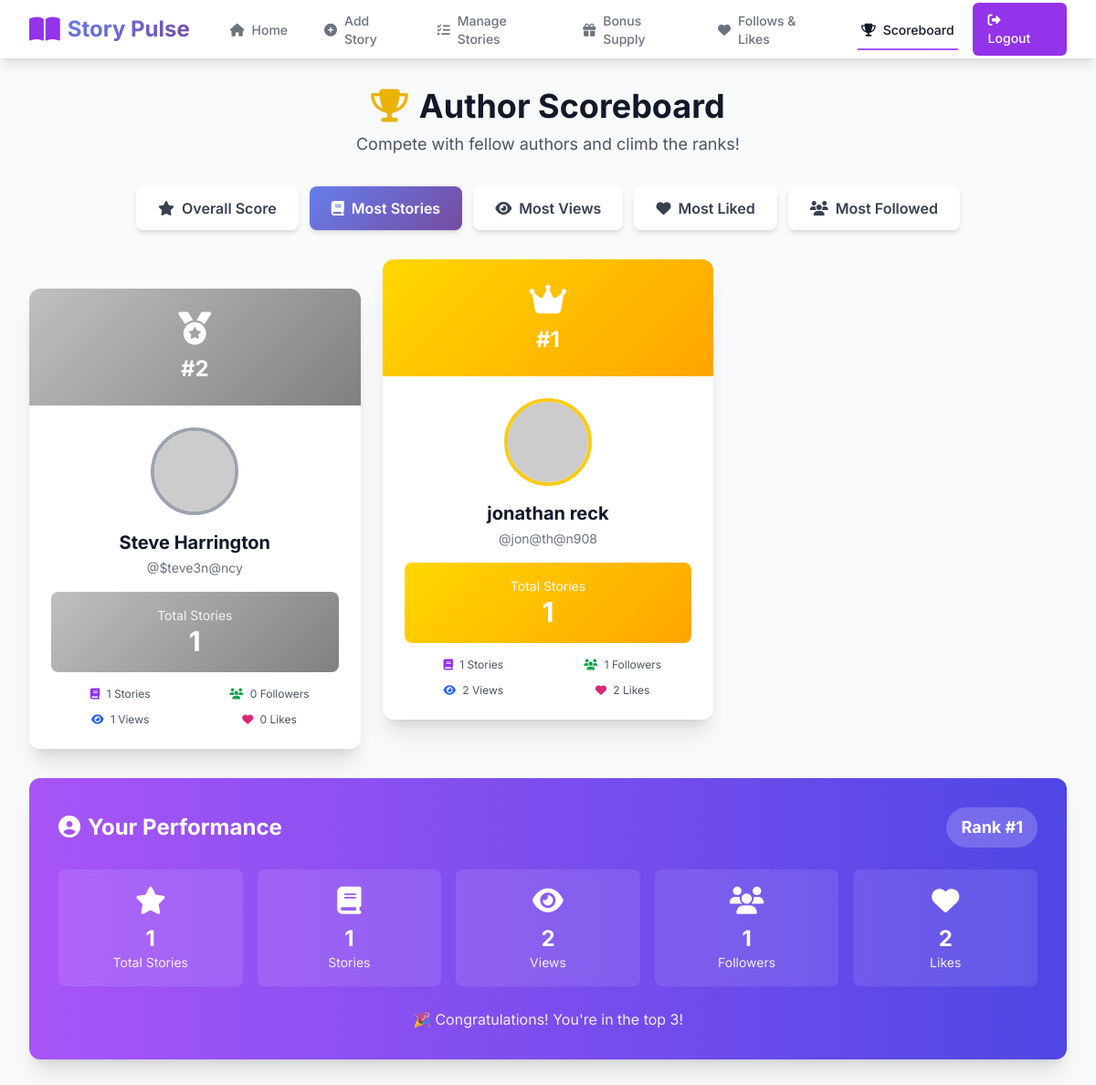
The app's page /author/scoreboard.php?category=stories (signed in) with its own data.
### tables this page shows
CREATE TABLE `users` (
  `user_id` int(11) NOT NULL,
  `user_name` varchar(50) NOT NULL,
  `password` varchar(100) NOT NULL,
  `first_name` varchar(50) NOT NULL,
  `last_name` varchar(50) DEFAULT NULL,
  `email` varchar(100) NOT NULL,
  `profile_picture` varchar(255) DEFAULT NULL,
  `bio` text DEFAULT NULL,
  `website` varchar(255) DEFAULT NULL,
  `instagram` varchar(100) DEFAULT NULL,
  `user_type` enum('reader','author','admin') DEFAULT 'reader',
  `email_verified` tinyint(1) DEFAULT 0,
  `total_score` int(11) DEFAULT 0,
  `created_at` timestamp NOT NULL DEFAULT current_timestamp(),
  `last_active` timestamp NULL DEFAULT NULL,
  `total_bonus` decimal(10,2) DEFAULT 0.00,
  `follower_count` int(11) DEFAULT 0,
  `following_count` int(11) DEFAULT 0,
  `total_likes` int(11) DEFAULT 0,
  `total_stories` int(11) DEFAULT 0,
  `total_views` int(11) DEFAULT 0,
  `is_verified` tinyint(1) NOT NULL DEFAULT 0 COMMENT '0=unverified, 1=verified (admin override or OTP complete)'
);

### author/scoreboard.php (the view, shortened to what this page needs)
<?php
require_once 'db_connect.php';
$user_id = $_SESSION['user_id'];
$category = isset($_GET['category']) ? $_GET['category'] : 'overall';
$top_authors = [];
$current_author_rank = 0;
$current_author_stats = null;
try {
    $order_by = '';
    $score_formula = '';
    switch ($category) {
        case 'stories':
            $order_by = 'total_stories DESC';
            $score_formula = 'total_stories';
            break;
    }
    $sql = "
        SELECT
            user_id,
            user_name,
            first_name,
            last_name,
            profile_picture,
            total_stories,
            total_views,
            follower_count,
            total_likes,
            created_at,
            $score_formula as score
        FROM users
        WHERE user_type = 'author'
        ORDER BY $order_by
    ";
    $stmt = $pdo->query($sql);
    $all_authors = $stmt->fetchAll(PDO::FETCH_ASSOC);
    $rank = 1;
    foreach ($all_authors as &$author) {
        $author['rank'] = $rank;
        if ($author['user_id'] == $user_id) {
            $current_author_rank = $rank;
            $current_author_stats = $author;
        }
        $rank++;
    }
    $top_authors = $all_authors;
} catch (PDOException $e) {
    error_log("Scoreboard error: " . $e->getMessage());
}
function formatNumber($num) {
    return number_format($num);
}
function getScoreLabel($category) {
    $labels = [
        'overall' => 'Overall Score',
        'stories' => 'Total Stories',
        'views' => 'Total Views',
        'likes' => 'Total Likes',
        'followers' => 'Total Followers'
    ];
    return $labels[$category] ?? 'Score';
}
?>
<!DOCTYPE html>
<html lang="en">
<head>
    <script src="https://cdn.tailwindcss.com"></script>
    <link rel="stylesheet" href="https://cdnjs.cloudflare.com/ajax/libs/font-awesome/6.4.0/css/all.min.css">
</head>
<body class="bg-gray-50">
    <nav class="bg-white shadow-lg sticky top-0 z-50">
        <div class="max-w-7xl mx-auto px-4 sm:px-6 lg:px-8">
            <div class="flex justify-between h-16">
                <div class="flex items-center">
                    <div class="flex-shrink-0 flex items-center">
                        <i class="fas fa-book-open text-3xl text-purple-600"></i>
                        <span class="ml-2 text-2xl font-bold gradient-bg bg-clip-text text-transparent">Story Pulse</span>
                    </div>
                    <div class="hidden md:ml-10 md:flex md:space-x-8">
                        <a href="index.php" class="border-transparent text-gray-500 hover:border-gray-300 hover:text-gray-700 inline-flex items-center px-1 pt-1 border-b-2 text-sm font-medium">
                            <i class="fas fa-home mr-2"></i> Home
                        </a>
                        <a href="add_story.php" class="border-transparent text-gray-500 hover:border-gray-300 hover:text-gray-700 inline-flex items-center px-1 pt-1 border-b-2 text-sm font-medium">
                            <i class="fas fa-plus-circle mr-2"></i> Add Story
                        </a>
                        <a href="manage_story.php" class="border-transparent text-gray-500 hover:border-gray-300 hover:text-gray-700 inline-flex items-center px-1 pt-1 border-b-2 text-sm font-medium">
                            <i class="fas fa-tasks mr-2"></i> Manage Stories
                        </a>
                        <a href="bonus_supply.php" class="border-transparent text-gray-500 hover:border-gray-300 hover:text-gray-700 inline-flex items-center px-1 pt-1 border-b-2 text-sm font-medium">
                            <i class="fas fa-gift mr-2"></i> Bonus Supply
                        </a>
                        <a href="follows_likes.php" class="border-transparent text-gray-500 hover:border-gray-300 hover:text-gray-700 inline-flex items-center px-1 pt-1 border-b-2 text-sm font-medium">
                            <i class="fas fa-heart mr-2"></i> Follows & Likes
                        </a>
                        <a href="scoreboard.php" class="border-purple-500 text-gray-900 inline-flex items-center px-1 pt-1 border-b-2 text-sm font-medium">
                            <i class="fas fa-trophy mr-2"></i> Scoreboard
                        </a>
                    </div>
                </div>
                <div class="flex items-center">
                    <a href="logout.php" class="ml-4 px-4 py-2 border border-transparent text-sm font-medium rounded-md text-white bg-purple-600 hover:bg-purple-700">
                        <i class="fas fa-sign-out-alt mr-2"></i> Logout
                    </a>
                </div>
            </div>
        </div>
    </nav>
    <div class="max-w-7xl mx-auto px-4 sm:px-6 lg:px-8 py-8">
        <div class="text-center mb-8">
            <h1 class="text-4xl font-bold text-gray-900 mb-2">
                <i class="fas fa-trophy text-yellow-500 mr-3"></i>Author Scoreboard
            </h1>
            <p class="text-gray-600 text-lg">Compete with fellow authors and climb the ranks!</p>
        </div>
        <div class="flex flex-wrap justify-center gap-3 mb-8">
            <a href="scoreboard.php?category=overall"
               class="px-6 py-3 rounded-lg font-semibold transition shadow-md <?php echo $category === 'overall' ? 'tab-active' : 'bg-white text-gray-700 hover:bg-gray-100'; ?>">
                <i class="fas fa-star mr-2"></i>Overall Score
            </a>
            <a href="scoreboard.php?category=stories"
               class="px-6 py-3 rounded-lg font-semibold transition shadow-md <?php echo $category === 'stories' ? 'tab-active' : 'bg-white text-gray-700 hover:bg-gray-100'; ?>">
                <i class="fas fa-book mr-2"></i>Most Stories
            </a>
            <a href="scoreboard.php?category=views"
               class="px-6 py-3 rounded-lg font-semibold transition shadow-md <?php echo $category === 'views' ? 'tab-active' : 'bg-white text-gray-700 hover:bg-gray-100'; ?>">
                <i class="fas fa-eye mr-2"></i>Most Views
            </a>
            <a href="scoreboard.php?category=likes"
               class="px-6 py-3 rounded-lg font-semibold transition shadow-md <?php echo $category === 'likes' ? 'tab-active' : 'bg-white text-gray-700 hover:bg-gray-100'; ?>">
                <i class="fas fa-heart mr-2"></i>Most Liked
            </a>
            <a href="scoreboard.php?category=followers"
               class="px-6 py-3 rounded-lg font-semibold transition shadow-md <?php echo $category === 'followers' ? 'tab-active' : 'bg-white text-gray-700 hover:bg-gray-100'; ?>">
                <i class="fas fa-users mr-2"></i>Most Followed
            </a>
        </div>
        <?php if (!empty($top_authors)): ?>
            <div class="grid grid-cols-1 md:grid-cols-3 gap-6 mb-8">
                <?php
                $podium_order = [1 => 1, 0 => 0, 2 => 2];
                $colors = [
                    0 => ['gradient' => 'gold-gradient', 'icon' => 'fa-crown', 'text' => 'text-yellow-600'],
                    1 => ['gradient' => 'silver-gradient', 'icon' => 'fa-medal', 'text' => 'text-gray-600'],
                    2 => ['gradient' => 'bronze-gradient', 'icon' => 'fa-medal', 'text' => 'text-orange-800']
                ];
                foreach ($podium_order as $display_pos => $actual_pos):
                    if (!isset($top_authors[$actual_pos])) continue;
                    $author = $top_authors[$actual_pos];
                    $color = $colors[$actual_pos];
                    $profile_pic = $author['profile_picture'] ?:
                        "https://ui-avatars.com/api/?name=" . urlencode($author['first_name'] . ' ' . $author['last_name']) . "&background=667eea&color=fff&size=200";
                ?>
                <div class="<?php echo $display_pos === 0 ? 'md:order-2' : ($display_pos === 1 ? 'md:order-1 md:mt-8' : 'md:order-3 md:mt-8'); ?>">
                    <div class="podium-card bg-white rounded-xl shadow-xl overflow-hidden">
                        <div class="<?php echo $color['gradient']; ?> p-6 text-white text-center">
                            <i class="fas <?php echo $color['icon']; ?> text-4xl mb-2"></i>
                            <p class="text-2xl font-bold">#<?php echo $author['rank']; ?></p>
                        </div>
                        <div class="p-6 text-center">
                            <img src="<?php echo htmlspecialchars($profile_pic); ?>"
                                 alt="Profile"
                                 class="w-24 h-24 rounded-full mx-auto mb-4 border-4 <?php echo $actual_pos === 0 ? 'border-yellow-400' : ($actual_pos === 1 ? 'border-gray-400' : 'border-orange-600'); ?> object-cover">
                            <h3 class="text-xl font-bold text-gray-900 mb-1">
                                <?php echo htmlspecialchars($author['first_name'] . ' ' . $author['last_name']); ?>
                            </h3>
                            <p class="text-sm text-gray-500 mb-4">@<?php echo htmlspecialchars($author['user_name']); ?></p>
                            <div class="<?php echo $color['gradient']; ?> text-white rounded-lg p-4 mb-4">
                                <p class="text-sm opacity-90"><?php echo getScoreLabel($category); ?></p>
                                <p class="text-3xl font-bold"><?php echo formatNumber($author['score']); ?></p>
                            </div>
                            <div class="grid grid-cols-2 gap-3 text-xs text-gray-600">
                                <div>
                                    <i class="fas fa-book text-purple-600 mr-1"></i>
                                    <?php echo formatNumber($author['total_stories']); ?> Stories
                                </div>
                                <div>
                                    <i class="fas fa-users text-green-600 mr-1"></i>
                                    <?php echo formatNumber($author['follower_count']); ?> Followers
                                </div>
                                <div>
                                    <i class="fas fa-eye text-blue-600 mr-1"></i>
                                    <?php echo formatNumber($author['total_views']); ?> Views
                                </div>
                                <div>
                                    <i class="fas fa-heart text-pink-600 mr-1"></i>
                                    <?php echo formatNumber($author['total_likes']); ?> Likes
                                </div>
                            </div>
                        </div>
                    </div>
                </div>
                <?php endforeach; ?>
            </div>
        <?php endif; ?>
        <?php if ($current_author_stats): ?>
        <div class="bg-gradient-to-r from-purple-500 to-indigo-600 rounded-xl shadow-xl p-8 text-white">
            <div class="flex items-center justify-between mb-6">
                <h2 class="text-2xl font-bold">
                    <i class="fas fa-user-circle mr-2"></i>Your Performance
                </h2>
                <span class="px-4 py-2 bg-white bg-opacity-20 rounded-full text-lg font-bold">
                    Rank #<?php echo $current_author_rank; ?>
                </span>
            </div>
            <div class="grid grid-cols-2 md:grid-cols-5 gap-4">
                <div class="bg-white bg-opacity-10 backdrop-blur-sm rounded-lg p-4 text-center">
                    <i class="fas fa-star text-3xl mb-2"></i>
                    <p class="text-2xl font-bold"><?php echo formatNumber($current_author_stats['score']); ?></p>
                    <p class="text-sm opacity-90"><?php echo getScoreLabel($category); ?></p>
                </div>
                <div class="bg-white bg-opacity-10 backdrop-blur-sm rounded-lg p-4 text-center">
                    <i class="fas fa-book text-3xl mb-2"></i>
                    <p class="text-2xl font-bold"><?php echo formatNumber($current_author_stats['total_stories']); ?></p>
                    <p class="text-sm opacity-90">Stories</p>
                </div>
                <div class="bg-white bg-opacity-10 backdrop-blur-sm rounded-lg p-4 text-center">
                    <i class="fas fa-eye text-3xl mb-2"></i>
                    <p class="text-2xl font-bold"><?php echo formatNumber($current_author_stats['total_views']); ?></p>
                    <p class="text-sm opacity-90">Views</p>
                </div>
                <div class="bg-white bg-opacity-10 backdrop-blur-sm rounded-lg p-4 text-center">
                    <i class="fas fa-users text-3xl mb-2"></i>
                    <p class="text-2xl font-bold"><?php echo formatNumber($current_author_stats['follower_count']); ?></p>
                    <p class="text-sm opacity-90">Followers</p>
                </div>
                <div class="bg-white bg-opacity-10 backdrop-blur-sm rounded-lg p-4 text-center">
                    <i class="fas fa-heart text-3xl mb-2"></i>
                    <p class="text-2xl font-bold"><?php echo formatNumber($current_author_stats['total_likes']); ?></p>
                    <p class="text-sm opacity-90">Likes</p>
                </div>
            </div>
            <div class="mt-6 text-center">
                <p class="text-white text-opacity-90">
                    <?php if ($current_author_rank <= 3): ?>
                        🎉 Congratulations! You're in the top 3!
                    <?php elseif ($current_author_rank <= 10): ?>
                        🔥 Great work! You're in the top 10!
                    <?php else: ?>
                        💪 Keep writing to climb the ranks!
                    <?php endif; ?>
                </p>
            </div>
        </div>
        <?php endif; ?>
    </div>
</body>
</html>

### author/scoreboard.php (style rules this page uses)
body { font-family: 'Inter', sans-serif; }
.gradient-bg { background: linear-gradient(135deg, #667eea 0%, #764ba2 100%); }
.gold-gradient { background: linear-gradient(135deg, #FFD700 0%, #FFA500 100%); }
.silver-gradient { background: linear-gradient(135deg, #C0C0C0 0%, #808080 100%); }
.podium-card { transition: all 0.3s ease; }
.tab-active { background: linear-gradient(135deg, #667eea 0%, #764ba2 100%); color: white; }

### records on screen
users: rank "2", first_name+last_name "Steve Harrington", user_name "$teve3n@ncy", total_stories "1", follower_count "0", total_views "1", total_likes "0"
users: rank "1", first_name+last_name "jonathan reck", user_name "jon@th@n908", total_stories "1", follower_count "1", total_views "2", total_likes "2"

### other values on screen
$current_author_rank "1"
getScoreLabel($category) "Total Stories"
